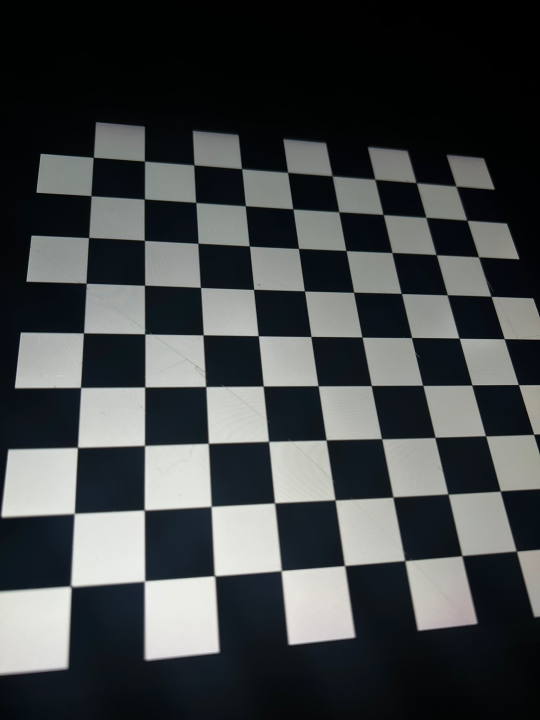
#> input picture iPhone13Pro_images/iPhon13Pro_chess(1).jpg, 1080 x 1440 px (shown at 1/2 size)
$ python -i tmp.py   (imports and definitions only)
#> lines starting #> are read from the running program, lines starting #| are printed output that depends on the picture; after the words box and inside, x2 and y2 are one past the last pixel; in counts of white or black regions, pixels touching at a corner belong together
#> further down, picture is the input picture: shape (1440, 1080, 3); mean B, G, R 70.4, 69.5, 66
import numpy as np
import cv2 as cv
import glob
import pickle
import os
import time
import math

criteria = (cv.TERM_CRITERIA_EPS + cv.TERM_CRITERIA_MAX_ITER, 30, 0.001)
wc = 7  # 체스 보드 가로 패턴 개수 - 1
hc = 7  # 체스 보드 세로 패턴 개수 - 1
objp = np.zeros((wc * hc, 3), np.float32)
objp[:, :2] = np.mgrid[0:wc, 0:hc].T.reshape(-1, 2)

prmt = []
mtx = 0
dist = 0
newcameramtx = 0

objpoints = []
imgpoints = []
grayShape = 0

cordi_x = -1

px_per_mm = ()

thres = 0

'''
조명고르게 분산 후 그림자 안에 있음
dst = edge_detection(gray, 1500, 500, 20)
'''


# files = glob.glob('iPhone13Pro_images/*.jpg')
# files = glob.glob('iPhone7_images/*.jpg')
# file = 'C:\\Users\\sampl\\PycharmProjects\\Opencv\\images\\right01.jpg'  ## 체스 보드 이미지


# [6 lines left out: function existFile, not called in this run]
    # print(listdir)


def savePickle(fname, obj):
    with open(fname, 'wb') as f:
        pickle.dump(obj, f)


def loadPickle(fname):
    with open(fname, 'rb') as fr:
        return pickle.load(fr)


# [83 lines left out: functions initCalib, loadCalib, corner_detection, not called in this run]


def edge_detection(gray, th1, th2, e):
#> called with th1 = 1000, th2 = 500, e = 20
    _, gray = cv.threshold(gray, e, 255, cv.THRESH_TOZERO)  # 이진 임계처리 (임계값 90)
    # 가우시안 블러 (src, ksize, sigmaX, sigmaY)
    gray = cv.GaussianBlur(gray, (7, 7), 0)
    # [5 lines of commented-out code are left out]

    gray = cv.Canny(gray, th1, th2, apertureSize=5, L2gradient=True)
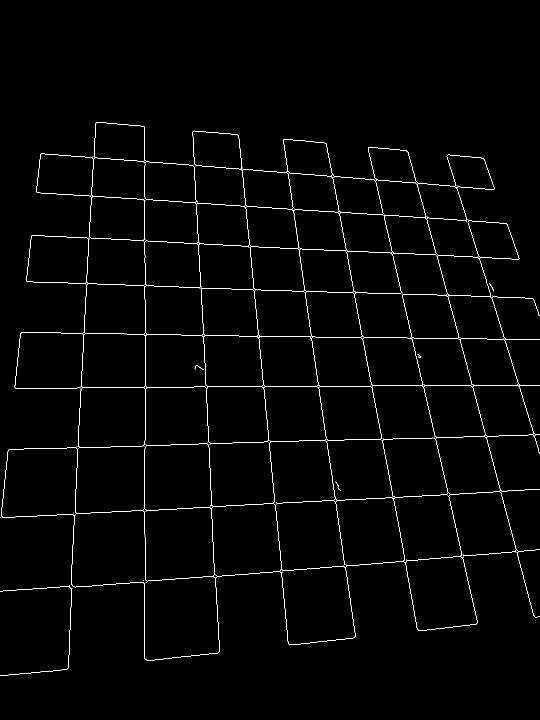
#> gray: shape (1440, 1080) (shown at 1/2 size); 1.3% white in thin lines or dots, all inside (x1, y1, x2, y2) = (0, 244, 1080, 1352)
#> in object_sizing, `contours, _ = cv.findContours(edge.copy(), cv.RETR_LIST, cv.CHAIN_APPR..`: contours = 179 contours, 167 with area under 20; largest, box (x1, y1, x2, y2) and area: (168, 567, 291, 669) 11763, (168, 567, 291, 669) 11760, (52, 471, 178, 569) 10834, (52, 471, 178, 568) 10830, (725, 675, 846, 772) 9660

    # edged = cv.dilate(gray, None, iterations=1)
    # gray = cv.erode(edged, None, iterations=1)

    return gray


# [25 lines left out: functions side_slice, contour_sideband, not called in this run]


def contour_estimate(src, contours):
    approx = []
    for j, cnt in enumerate(contours):
        epsilon = 0.12 * cv.arcLength(cnt, True)
        approx.append(cv.approxPolyDP(cnt, epsilon, True))

        # cv.drawContours(src, [approx[j]], -1, (0, 0, 255), 1)

        for i, coord in enumerate(approx[j]):
            dot = tuple(*coord)
#> this loop made 179 passes
#> (cnt, epsilon) on passes 1, 4, 5: ([[145, 1176]], 0), ([[139, 1170], [139, 1171]], 0.24), ([[292, 1164], [291, 1165], [292, 1165]], 0.41)
#> after the loop, approx = 179 contours, 162 with area under 20; largest, box (x1, y1, x2, y2) and area: (611, 505, 781, 674) 12144, (170, 569, 289, 669) 11254, (170, 568, 291, 667) 11184, (54, 471, 176, 566) 10559, (53, 472, 177, 565) 10333
            # [5 lines of commented-out code are left out]
    return approx


# [160 lines left out: functions line_detection, a4_init, perspective, not called in this run]


def object_sizing(src):
    global px_per_mm

    edge = edge_detection(src, 1000, 500, 20)
    cv.imshow('a4 edge', edge)

    contours, _ = cv.findContours(edge.copy(), cv.RETR_LIST, cv.CHAIN_APPROX_SIMPLE)
    approx = contour_estimate(src, contours)
    # print(approx)
    approx_ = []
    abs_distance = []
    for i, cordi in enumerate(approx):
        cordi = np.array(list(map(lambda x: x[0], cordi)))

        # 점뿐인 좌표는 배제
        if len(cordi) < 2: continue

        # print(cordi)
        n = len(cordi)
        for i in range(n - 1):
            x = abs(cordi[i % n][0] - cordi[(i + 1) % n][0])
            y = abs(cordi[i % n][1] - cordi[(i + 1) % n][1])

            # 네 점마다의 거리와 가로세로 비율
            abs_distance.append([x, y, math.sqrt(x ** 2 + y ** 2)])

        # 길이가 매우 짧은 것은 배제
        if abs_distance[i][2] < 5: continue

        # print(abs_distance, px_per_mm)
        # print(abs_distance[i][0], abs_distance[i][1], abs_distance[i][2], abs_distance[i][2]*px_per_mm[0])

        approx_.append(cordi)
#> this loop made 179 passes
#> (cordi, n) on passes 2 to 4: ([[142, 1176], [137, 1334], [0, 1351], [137, 1335]], 4), ([[139, 1173], [0, 1182]], 2), ([[139, 1170], [139, 1171]], 2)
#> after the loop, abs_distance = 185 items, first 6: [5, 158, 158.1], [137, 17, 138.1], [137, 16, 137.9], [139, 9, 139.3], [0, 1, 1], [1, 1, 1.41]; approx_ = 135 items, first 6: [[142, 1176], [137, 1334], [0, 1351], [137, 1335]], [[139, 1173], [0, 1182]], [[139, 1170], [139, 1171]], [[292, 1164], [291, 1165], [292, 1165]], [[287, 1165], [144, 1171]], [[287, 1160], [287, 1161]]

    # print(len(approx_), len(abs_distance))
    approx_n = len(approx_)
#> approx_n = 135
    del_list = []

    '''
    for i in range(approx_n-1):
        dif = np.abs(approx_[i] - approx_[i+1])
        dstc = np.abs(np.diff(dif, axis=0))
        lenth = math.sqrt(dstc[0][0]**2 + dstc[0][1]**2)
        if lenth < 5:
            if abs_distance[i][2] < abs_distance[i+1][2]:
                del_list.append(i)

    for i in range(len(del_list)-1, -1, -1):
        del approx_[i]
        del abs_distance[i]
    '''

    for i, cordi in enumerate(approx_):
        a = round(abs_distance[i][2] * px_per_mm[0], 2)
        b = round(abs_distance[i][2] * px_per_mm[1], 2)
        # cv.putText(src, '{0} {1} {2} {3} {4}'.format(abs_distance[i][0], abs_distance[i][1], round(abs_distance[i][2], 2), round(abs_distance[i][2]*px_per_mm[0], 2), round(abs_distance[i][2]*px_per_mm[1], 2)), (int(cordi[0][0]+(abs_distance[i][0]/2)+2), int(cordi[0][1]+(abs_distance[i][1]/2))), cv.FONT_HERSHEY_SIMPLEX, 0.3, (0, 255, 255), 1)
        cv.putText(src, '{} {} {}'.format(a, b, (a + b) / 2),
                   (int(cordi[0][0] + (abs_distance[i][0] / 2) + 2), int(cordi[0][1] + (abs_distance[i][1] / 2))),
                   cv.FONT_HERSHEY_SIMPLEX, 0.3, (0, 255, 255), 1)
        cv.line(src, (cordi[0][0], cordi[0][1]), (cordi[1][0], cordi[1][1]), (255, 0, 255), 1)
        for xy in cordi:
            cv.circle(src, tuple(xy), 1, (255, 0, 255), 1)
#> this loop made 1 pass
#> cordi on pass 1: [[142, 1176], [137, 1334], [0, 1351], [137, 1335]]

    # print('------')
    # print(approx_)

    cv.imshow('a4 src', src)
    return approx_


# [4 lines left out: function del_similar, not called in this run]


# [52 lines not run here, left out]

>>> import cv2
>>> picture = cv2.imread('iPhone13Pro_images/iPhon13Pro_chess(1).jpg')
#> (the run stopped early here; a loop or call above may not have finished)

$ run again, on iPhone13Pro_images/iPhon13Pro_chess(2).jpg
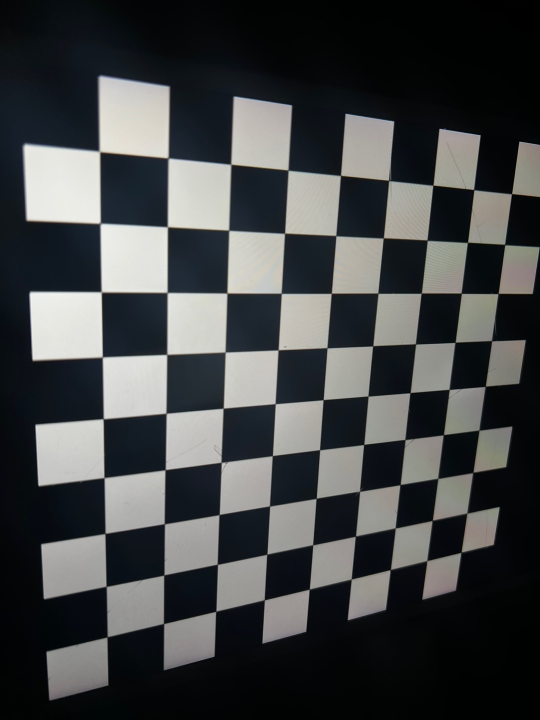
#> input picture iPhone13Pro_images/iPhon13Pro_chess(2).jpg, 1080 x 1440 px (shown at 1/2 size)
#> picture is the input picture: shape (1440, 1080, 3); mean B, G, R 70.3, 69.5, 67.2
#> in edge_detection, `gray = cv.Canny(gray, th1, th2, apertureSize=5, L2gradient=True)`:
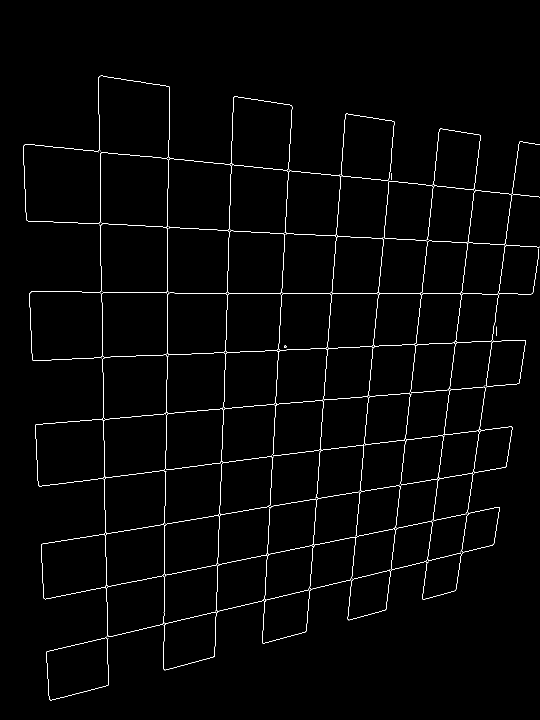
#> gray: shape (1440, 1080) (shown at 1/2 size); 1.3% white in thin lines or dots, all inside (x1, y1, x2, y2) = (46, 151, 1080, 1401)
#> contours = 184 contours, 158 with area under 20; largest, box (x1, y1, x2, y2) and area: (46, 151, 340, 448) 43485, (46, 151, 340, 448) 43470, (454, 461, 570, 588) 13532, (454, 461, 570, 588) 13527, (331, 815, 448, 940) 12423
#> the loop in contour_estimate, `for j, cnt in enumerate(contours):` made 184 passes
#> (cnt, epsilon) on passes 1, 3, 4: ([[217, 1276]], 0), ([[213, 1273]], 0), ([[326, 1250]], 0)
#> after the loop in contour_estimate, `for j, cnt in enumerate(contours):`: approx = 184 contours, 153 with area under 20; largest, box (x1, y1, x2, y2) and area: (454, 461, 570, 586) 12944, (454, 461, 570, 588) 12838, (333, 815, 446, 940) 12010, (332, 817, 445, 939) 11794, (682, 227, 789, 362) 11501
#> the loop in object_sizing, `for i, cordi in enumerate(approx):` made 184 passes
#> (cordi, n) on passes 2, 5, 6: ([[215, 1277], [100, 1400]], 2), ([[431, 1225], [429, 1311], [329, 1340], [328, 1250]], 4), ([[434, 1224], [434, 1225]], 2)
#> after the loop in object_sizing, `for i, cordi in enumerate(approx):`: abs_distance = 208 items, first 6: [115, 123, 168.4], [2, 86, 86.02], [100, 29, 104.1], [1, 90, 90.01], [0, 1, 1], [103, 20, 104.9]; approx_ = 125 items
#> approx_n = 125
#> the loop in object_sizing, `for i, cordi in enumerate(approx_):` made 1 pass
#> cordi on pass 1: [[215, 1277], [100, 1400]]

$ run again, on iPhone13Pro_images/iPhon13Pro_chess(3).jpg
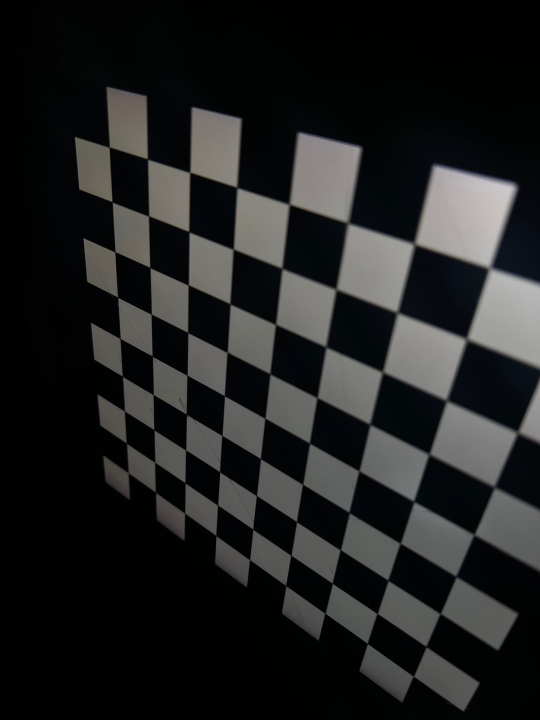
#> input picture iPhone13Pro_images/iPhon13Pro_chess(3).jpg, 1080 x 1440 px (shown at 1/2 size)
#> picture is the input picture: shape (1440, 1080, 3); mean B, G, R 34.3, 34.4, 33.7
#> in edge_detection, `gray = cv.Canny(gray, th1, th2, apertureSize=5, L2gradient=True)`:
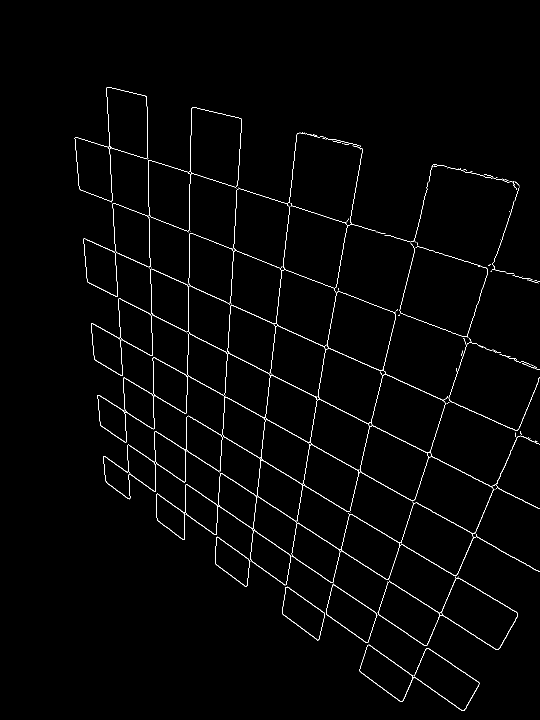
#> gray: shape (1440, 1080) (shown at 1/2 size); 1.3% white in thin lines or dots, all inside (x1, y1, x2, y2) = (149, 174, 1080, 1422)
#> contours = 173 contours, 123 with area under 20; largest, box (x1, y1, x2, y2) and area: (374, 411, 896, 1046) 38180, (583, 871, 1080, 1166) 27196, (756, 1155, 1036, 1300) 20026, (182, 537, 379, 752) 16375, (206, 831, 445, 999) 14840
#> the loop in contour_estimate, `for j, cnt in enumerate(contours):` made 173 passes
#> epsilon on passes 1 to 3: 41.27, 137.3, 2.39
#> after the loop in contour_estimate, `for j, cnt in enumerate(contours):`: approx = 173 contours, 145 with area under 20; largest, box (x1, y1, x2, y2) and area: (798, 1006, 946, 1151) 11414, (884, 1157, 1036, 1300) 10804, (215, 174, 294, 318) 9064, (378, 467, 468, 606) 8774, (455, 611, 552, 746) 8368
#> the loop in object_sizing, `for i, cordi in enumerate(approx):` made 173 passes
#> (cordi, n) on passes 1 to 3: ([[737, 1289], [825, 1352], [804, 1403], [719, 1341]], 4), ([[719, 1338], [958, 1368]], 2), ([[878, 1226], [882, 1225], [884, 1229], [880, 1231]], 4)
#> after the loop in object_sizing, `for i, cordi in enumerate(approx):`: abs_distance = 187 items, first 6: [88, 63, 108.2], [21, 51, 55.15], [85, 62, 105.2], [239, 30, 240.9], [4, 1, 4.12], [2, 4, 4.47]; approx_ = 135 items
#> approx_n = 135
#> the loop in object_sizing, `for i, cordi in enumerate(approx_):` made 1 pass
#> cordi on pass 1: [[737, 1289], [825, 1352], [804, 1403], [719, 1341]]

$ run again, on iPhone13Pro_images/iPhon13Pro_chess(4).jpg
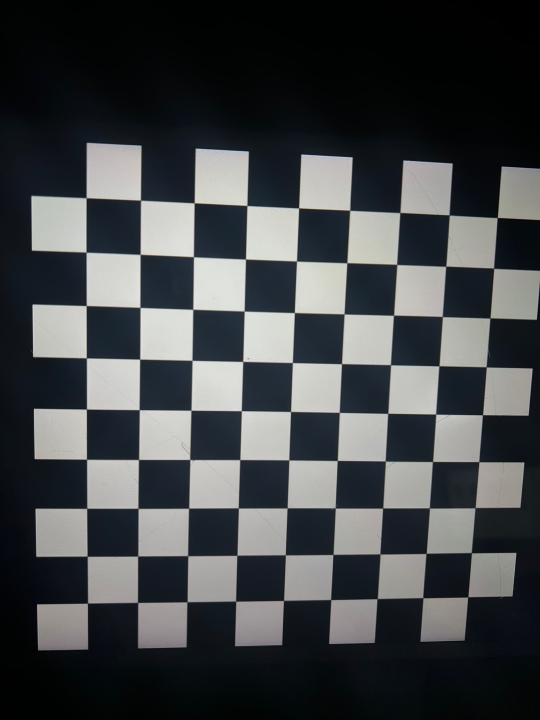
#> input picture iPhone13Pro_images/iPhon13Pro_chess(4).jpg, 1080 x 1440 px (shown at 1/2 size)
#> picture is the input picture: shape (1440, 1080, 3); mean B, G, R 72.4, 70.4, 67.3
#> in edge_detection, `gray = cv.Canny(gray, th1, th2, apertureSize=5, L2gradient=True)`:
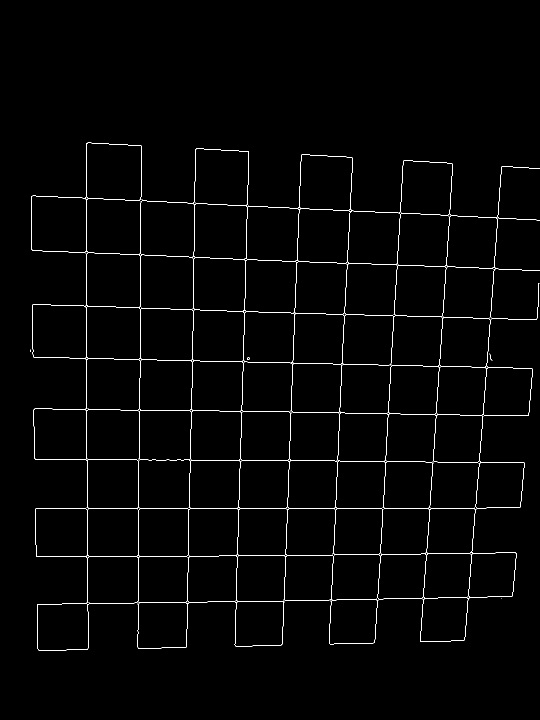
#> gray: shape (1440, 1080) (shown at 1/2 size); 1.3% white in thin lines or dots, all inside (x1, y1, x2, y2) = (60, 285, 1080, 1301)
#> contours = 167 contours, 137 with area under 20; largest, box (x1, y1, x2, y2) and area: (389, 297, 498, 412) 11596, (389, 297, 498, 412) 11591, (598, 309, 706, 424) 11029, (598, 309, 706, 422) 11023, (67, 817, 174, 922) 10608
#> the loop in contour_estimate, `for j, cnt in enumerate(contours):` made 167 passes
#> epsilon on passes 1, 3, 5: 45.82, 46.03, 66.92
#> after the loop in contour_estimate, `for j, cnt in enumerate(contours):`: approx = 167 contours, 131 with area under 20; largest, box (x1, y1, x2, y2) and area: (389, 297, 498, 412) 11206, (389, 297, 498, 412) 11056, (598, 309, 706, 424) 10754, (598, 309, 706, 422) 10502, (67, 819, 173, 922) 10348
#> the loop in object_sizing, `for i, cordi in enumerate(approx):` made 167 passes
#> (cordi, n) on passes 1 to 3: ([[74, 1210], [173, 1207], [176, 1296], [78, 1300]], 4), ([[274, 1207], [274, 1208]], 2), ([[74, 1209], [77, 1300], [175, 1298], [173, 1207]], 4)
#> after the loop in object_sizing, `for i, cordi in enumerate(approx):`: abs_distance = 209 items, first 6: [99, 3, 99.05], [3, 89, 89.05], [98, 4, 98.08], [0, 1, 1], [3, 91, 91.05], [98, 2, 98.02]; approx_ = 115 items
#> approx_n = 115
#> the loop in object_sizing, `for i, cordi in enumerate(approx_):` made 1 pass
#> cordi on pass 1: [[74, 1210], [173, 1207], [176, 1296], [78, 1300]]
